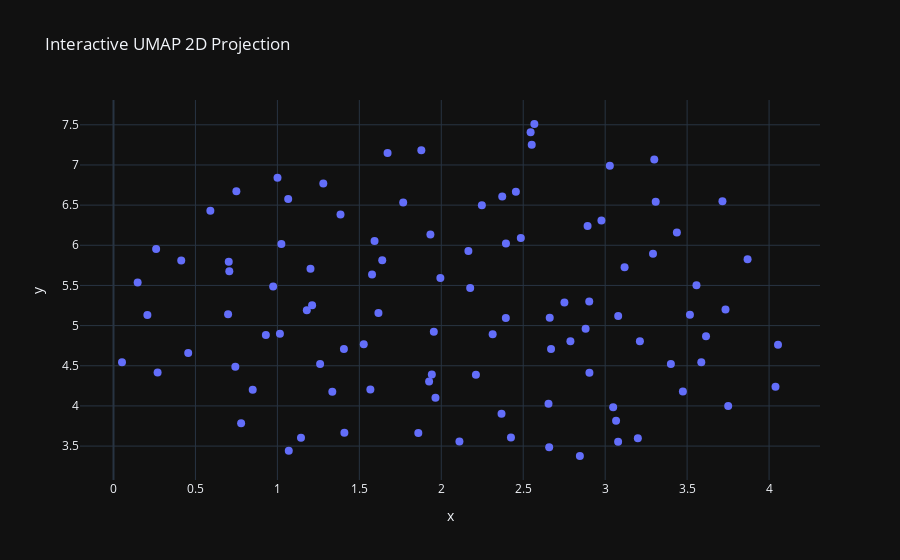

Here is the notebook cell this chart was saved with:
### Code cell
import umap
import numpy as np
import plotly.express as px
import plotly.graph_objects as go
import pandas as pd

# Example data: replace with your (n_samples, 384) array
data = np.random.rand(100, 384)

# Example metadata: replace with your own (e.g., labels, IDs, or other info)
metadata = [f"Sample_{i}" for i in range(data.shape[0])]

# Run UMAP to reduce to 2D
umap_2d = umap.UMAP(n_components=2, random_state=42)
embedding_2d = umap_2d.fit_transform(data)

# Create a DataFrame for Plotly
df = pd.DataFrame({
    'x': embedding_2d[:, 0],
    'y': embedding_2d[:, 1],
    'metadata': metadata
})

# Create interactive scatter plot
fig = px.scatter(
    df,
    x='x',
    y='y',
    hover_data=['metadata'],  # Display metadata on hover
    title='Interactive UMAP 2D Projection'
)

# Optional: Add click interaction
fig.update_traces(
    marker=dict(size=8),
    selector=dict(mode='markers'),
    customdata=df[['metadata']].values  # Attach metadata for click events
)

# Add click event to display data
fig.update_layout(
    clickmode='event+select',
    showlegend=False
)

# Show the plot
fig.show()

# Optional: Add a callback for clicking (for Jupyter or Dash integration)
# This requires a Dash app or further customization for full click handling

### Figure 1 — Plotly figure (JSON) as saved in the notebook; plotly's stock layout.template omitted (floating-point values rounded to 4 significant figures)
{"data": [{"customdata": [["Sample_0"], ["Sample_1"], ["Sample_2"], ["Sample_3"], ["Sample_4"], ["Sample_5"], ["Sample_6"], ["Sample_7"], ["Sample_8"], ["Sample_9"], ["Sample_10"], ["Sample_11"], ["Sample_12"], ["Sample_13"], ["Sample_14"], ["Sample_15"], ["Sample_16"], ["Sample_17"], ["Sample_18"], ["Sample_19"], ["Sample_20"], ["Sample_21"], ["Sample_22"], ["Sample_23"], ["Sample_24"], ["Sample_25"], ["Sample_26"], ["Sample_27"], ["Sample_28"], ["Sample_29"], ["Sample_30"], ["Sample_31"], ["Sample_32"], ["Sample_33"], ["Sample_34"], ["Sample_35"], ["Sample_36"], ["Sample_37"], ["Sample_38"], ["Sample_39"], ["Sample_40"], ["Sample_41"], ["Sample_42"], ["Sample_43"], ["Sample_44"], ["Sample_45"], ["Sample_46"], ["Sample_47"], ["Sample_48"], ["Sample_49"], ["Sample_50"], ["Sample_51"], ["Sample_52"], ["Sample_53"], ["Sample_54"], ["Sample_55"], ["Sample_56"], ["Sample_57"], ["Sample_58"], ["Sample_59"], ["Sample_60"], ["Sample_61"], ["Sample_62"], ["Sample_63"], ["Sample_64"], ["Sample_65"], ["Sample_66"], ["Sample_67"], ["Sample_68"], ["Sample_69"], ["Sample_70"], ["Sample_71"], ["Sample_72"], ["Sample_73"], ["Sample_74"], ["Sample_75"], ["Sample_76"], ["Sample_77"], ["Sample_78"], ["Sample_79"], ["Sample_80"], ["Sample_81"], ["Sample_82"], ["Sample_83"], ["Sample_84"], ["Sample_85"], ["Sample_86"], ["Sample_87"], ["Sample_88"], ["Sample_89"], ["Sample_90"], ["Sample_91"], ["Sample_92"], ["Sample_93"], ["Sample_94"], ["Sample_95"], ["Sample_96"], ["Sample_97"], ["Sample_98"], ["Sample_99"]], "hovertemplate": "x=%{x}<br>y=%{y}<br>metadata=%{customdata[0]}<extra></extra>", "legendgroup": "", "marker": {"color": "#636efa", "symbol": "circle", "size": 8}, "mode": "markers", "name": "", "orientation": "v", "showlegend": false, "x": [3.557, 1.527, 2.313, 3.212, 3.437, 2.881, 1.385, 2.425, 2.977, 3.079, 1.066, 3.049, 2.751, 2.903, 2.368, 1.672, 2.394, 2.394, 1.934, 1.202, 1.86, 3.615, 1.926, 1.406, 1.593, 2.893, 2.372, 2.176, 1.64, 1.617, 2.658, 0.8494, 1.335, 0.7066, 1.994, 2.248, 2.662, 1.261, 0.1473, 2.904, 0.9742, 1.942, 2.788, 0.7434, 3.118, 0.7787, 0.6992, 0.4559, 1.768, 0.7032, 1.212, 3.067, 2.552, 2.846, 0.2601, 4.054, 0.2068, 1.954, 3.734, 0.2691, 3.587, 3.079, 3.869, 2.165, 2.455, 0.9296, 0.5911, 1.18, 2.654, 1.28, 4.039, 3.199, 1.567, 1.409, 1.015, 1.024, 2.545, 3.474, 3.401, 2.568, 3.308, 0.05185, 1.965, 1.144, 0.7498, 3.751, 3.292, 0.4133, 1.878, 1.001, 3.716, 3.517, 2.67, 3.3, 1.577, 3.028, 1.069, 2.485, 2.211, 2.111], "xaxis": "x", "y": [5.504, 4.768, 4.892, 4.805, 6.158, 4.962, 6.382, 3.606, 6.31, 3.553, 6.577, 3.983, 5.288, 5.3, 3.904, 7.148, 6.023, 5.094, 6.133, 5.707, 3.662, 4.866, 4.304, 4.71, 6.055, 6.239, 6.608, 5.468, 5.815, 5.157, 3.485, 4.2, 4.177, 5.676, 5.591, 6.499, 5.098, 4.523, 5.536, 4.412, 5.488, 4.391, 4.806, 4.489, 5.726, 3.785, 5.142, 4.659, 6.534, 5.795, 5.255, 3.814, 7.25, 3.376, 5.953, 4.763, 5.131, 4.923, 5.202, 4.417, 4.544, 5.12, 5.825, 5.93, 6.666, 4.881, 6.431, 5.191, 4.026, 6.769, 4.239, 3.599, 4.204, 3.667, 4.899, 6.017, 7.407, 4.18, 4.521, 7.51, 6.541, 4.543, 4.101, 3.604, 6.673, 3.999, 5.896, 5.812, 7.184, 6.841, 6.548, 5.137, 4.71, 7.067, 5.636, 6.991, 3.443, 6.089, 4.387, 3.558], "yaxis": "y", "type": "scatter"}], "layout": {"xaxis": {"anchor": "y", "domain": [0.0, 1.0], "title": {"text": "x"}}, "yaxis": {"anchor": "x", "domain": [0.0, 1.0], "title": {"text": "y"}}, "legend": {"tracegroupgap": 0}, "title": {"text": "Interactive UMAP 2D Projection"}, "clickmode": "event+select", "showlegend": false}}
